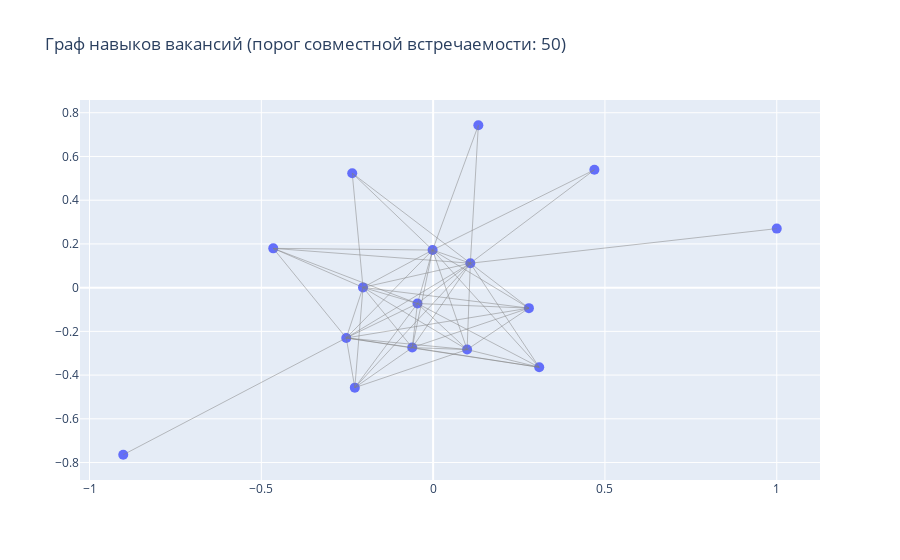

The notebook cell saved with this chart:
### Code cell
# Предположим, что ваш DataFrame выглядит примерно так:
# df = pd.read_csv("your_data.csv")

# Создаем копию DataFrame, чтобы избежать изменения исходных данных
df_copy = df.copy()

# Предварительно заменяем NaN в столбце 'Ключевые навыки' на пустые списки
df_copy['Ключевые навыки'] = df_copy['Ключевые навыки'].fillna('').apply(lambda x: x.split(';') if isinstance(x, str) else [])

# Убираем строки с пустыми значениями "Ключевые навыки"
df_copy = df_copy[df_copy['Ключевые навыки'].apply(len) > 0]

# Создаем пустой граф
G = nx.Graph()

# Создаем пустой словарь для хранения количества упоминаний каждой пары навыков
skills_count = {}

# Проходим по каждой строке в DataFrame
for skills_list in df_copy['Ключевые навыки']:
    # Подсчитываем частоту упоминания каждой пары навыков и добавляем в словарь
    for i, skill1 in enumerate(skills_list):
        for skill2 in skills_list[i+1:]:
            if (skill1, skill2) in skills_count:
                skills_count[(skill1, skill2)] += 1
            else:
                skills_count[(skill1, skill2)] = 1

# Устанавливаем порог совместной встречаемости
threshold = 50

# Добавляем узлы и ребра в граф
for (skill1, skill2), weight in skills_count.items():
    if weight >= threshold:
        G.add_edge(skill1, skill2, weight=weight)

# Определяем позиции узлов на плоскости для визуализации
pos = nx.spring_layout(G)

# Определяем координаты узлов
node_x = [pos[node][0] for node in G.nodes()]
node_y = [pos[node][1] for node in G.nodes()]
node_text = [f'{node}<br>Встречаемость: {G.degree(node)}' for node in G.nodes()]

# Определяем связи между узлами
edge_x = []
edge_y = []
for edge in G.edges():
    x0, y0 = pos[edge[0]]
    x1, y1 = pos[edge[1]]
    edge_x.append(x0)
    edge_x.append(x1)
    edge_x.append(None)  # Добавляем None для разделения линий
    edge_y.append(y0)
    edge_y.append(y1)
    edge_y.append(None)

# Создаем объект фигуры Plotly
fig = go.Figure()

# Добавляем узлы и ребра к графу
fig.add_trace(go.Scatter(x=node_x, y=node_y, mode='markers', name='Навык', text=node_text, hoverinfo='text', marker=dict(size=10)))
fig.add_trace(go.Scatter(x=edge_x, y=edge_y, mode='lines', name='Связь', line=dict(color='gray', width=0.5)))

# Настраиваем внешний вид графа
fig.update_layout(title=f'Граф навыков вакансий (порог совместной встречаемости: {threshold})', showlegend=False, hovermode='closest')

# Отображаем граф
fig.show()

### Figure 1 — Plotly figure (JSON) as saved in the notebook; plotly's stock layout.template omitted (floating-point values rounded to 4 significant figures; data arrays with more than 128 entries replaced by an {"elided": "..."} marker saying what was removed)
{"data": [{"hoverinfo": "text", "marker": {"size": 10}, "mode": "markers", "name": "Навык", "text": ["Python<br>Встречаемость: 14", "SQL<br>Встречаемость: 14", "Microsoft SQL Server<br>Встречаемость: 5", "Анализ данных<br>Встречаемость: 11", "Разработка BI<br>Встречаемость: 6", "Аналитическое мышление<br>Встречаемость: 9", "Информационная грамотность<br>Встречаемость: 11", "Научно-исследовательская работа<br>Встречаемость: 1", "Управление базами данных<br>Встречаемость: 12", "DWH<br>Встречаемость: 1", "Microsoft Power BI<br>Встречаемость: 10", "ETL<br>Встречаемость: 2", "Статистическая обработка данных<br>Встречаемость: 7", "Tableau<br>Встречаемость: 2", "Microsoft Excel<br>Встречаемость: 6", "PostgreSQL<br>Встречаемость: 3"], "type": "scatter", "x": [-0.00155, 0.1082, -0.4653, -0.2528, -0.2279, 0.09886, -0.06091, -0.9018, -0.2041, 1, -0.04561, 0.4693, 0.2787, 0.1316, 0.3087, -0.2354], "y": [0.1719, 0.1117, 0.1797, -0.23, -0.4573, -0.2832, -0.2741, -0.7643, 0.001113, 0.27, -0.07263, 0.5389, -0.09374, 0.7428, -0.3642, 0.5236]}, {"line": {"color": "gray", "width": 0.5}, "mode": "lines", "name": "Связь", "type": "scatter", "x": {"elided": "171 float values"}, "y": {"elided": "171 float values"}}], "layout": {"autosize": true, "hovermode": "closest", "showlegend": false, "title": {"text": "Граф навыков вакансий (порог совместной встречаемости: 50)"}, "xaxis": {"autorange": true, "range": [-1.023, 1.122], "type": "linear"}, "yaxis": {"autorange": true, "range": [-0.9181, 0.8965], "type": "linear"}}}
